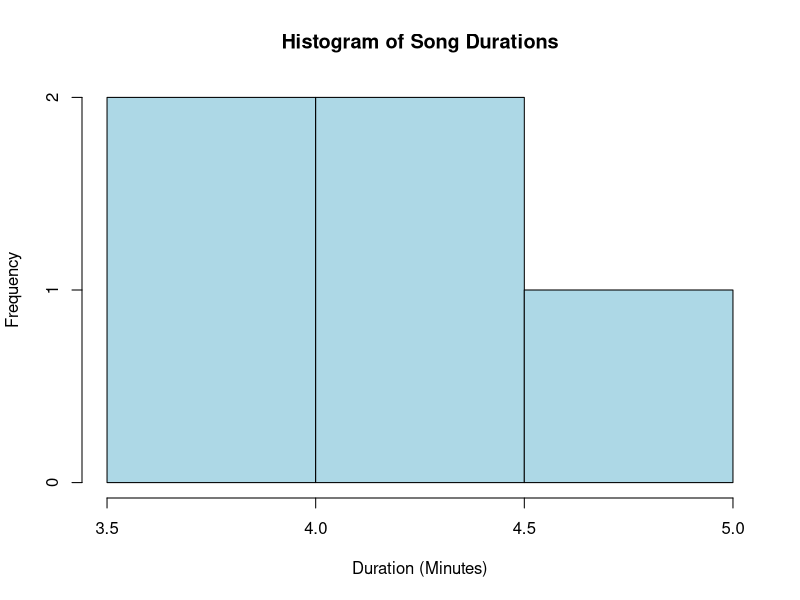
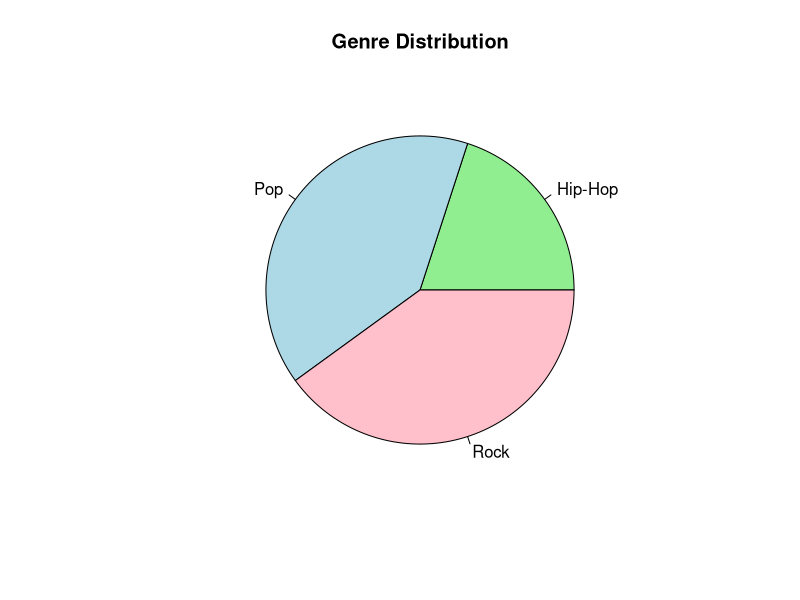
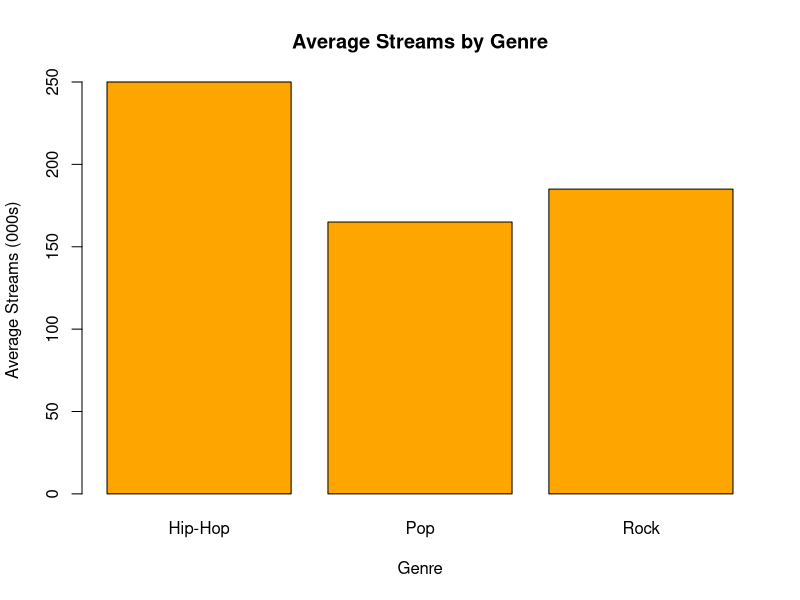
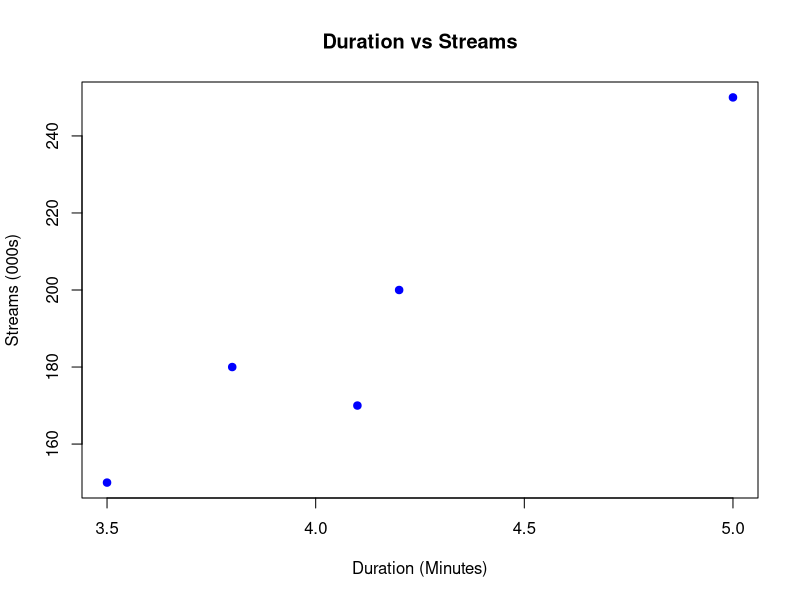

Source code (R) for these figures, in order:
song_id <- c(1,2,3,4,5)
duration <- c(3.5,4.2,3.8,5.0,4.1)
streams <- c(150,200,180,250,170)
genre <- c("Pop","Rock","Pop","Hip-Hop","Rock")

music <- data.frame(song_id,duration,streams,genre)
music



duration <- c(3.5,4.2,3.8,5.0,4.1)

hist(duration,
     main="Histogram of Song Durations",
     xlab="Duration (Minutes)",
     col="lightblue",
     breaks=5)


genre <- c("Pop","Rock","Pop","Hip-Hop","Rock")

genre_count <- table(genre)

pie(genre_count,
    labels=names(genre_count),
    main="Genre Distribution",
    col=c("lightgreen","lightblue","pink"))



genre <- c("Pop","Rock","Pop","Hip-Hop","Rock")
streams <- c(150,200,180,250,170)

avg_streams <- tapply(streams, genre, mean)

barplot(avg_streams,
        main="Average Streams by Genre",
        xlab="Genre",
        ylab="Average Streams (000s)",
        col="orange")



duration <- c(3.5,4.2,3.8,5.0,4.1)
streams <- c(150,200,180,250,170)

plot(duration, streams,
     main="Duration vs Streams",
     xlab="Duration (Minutes)",
     ylab="Streams (000s)",
     pch=19,
     col="blue")
